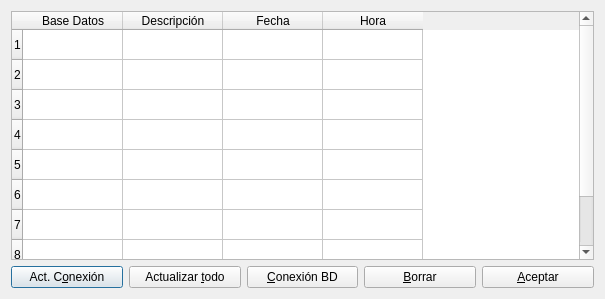
<?xml version="1.0" encoding="UTF-8"?>
<ui version="4.0">
 <class>consolidacion_sinc</class>
 <widget class="QDialog" name="consolidacion_sinc">
  <property name="geometry">
   <rect>
    <x>0</x>
    <y>0</y>
    <width>605</width>
    <height>299</height>
   </rect>
  </property>
  <property name="windowTitle">
   <string>Conexiones para consolidación</string>
  </property>
  <layout class="QVBoxLayout" name="verticalLayout">
   <item>
    <widget class="QTableWidget" name="conextableWidget">
     <property name="editTriggers">
      <set>QAbstractItemView::NoEditTriggers</set>
     </property>
     <row>
      <property name="text">
       <string>1</string>
      </property>
     </row>
     <row>
      <property name="text">
       <string>2</string>
      </property>
     </row>
     <row>
      <property name="text">
       <string>3</string>
      </property>
     </row>
     <row>
      <property name="text">
       <string>4</string>
      </property>
     </row>
     <row>
      <property name="text">
       <string>5</string>
      </property>
     </row>
     <row>
      <property name="text">
       <string>6</string>
      </property>
     </row>
     <row>
      <property name="text">
       <string>7</string>
      </property>
     </row>
     <row>
      <property name="text">
       <string>8</string>
      </property>
     </row>
     <row>
      <property name="text">
       <string>9</string>
      </property>
     </row>
     <column>
      <property name="text">
       <string>Base Datos</string>
      </property>
     </column>
     <column>
      <property name="text">
       <string>Descripción</string>
      </property>
     </column>
     <column>
      <property name="text">
       <string>Fecha</string>
      </property>
     </column>
     <column>
      <property name="text">
       <string>Hora</string>
      </property>
     </column>
    </widget>
   </item>
   <item>
    <layout class="QHBoxLayout" name="horizontalLayout">
     <item>
      <widget class="QPushButton" name="actualizar1pushButton">
       <property name="text">
        <string>Act. C&amp;onexión</string>
       </property>
       <property name="icon">
        <iconset resource="keme.qrc">
         <normaloff>:/iconos/graf/reload.png</normaloff>:/iconos/graf/reload.png</iconset>
       </property>
      </widget>
     </item>
     <item>
      <widget class="QPushButton" name="actualizarpushButton">
       <property name="text">
        <string>Actualizar &amp;todo</string>
       </property>
       <property name="icon">
        <iconset resource="keme.qrc">
         <normaloff>:/iconos/graf/reload2.png</normaloff>:/iconos/graf/reload2.png</iconset>
       </property>
      </widget>
     </item>
     <item>
      <widget class="QPushButton" name="conexionpushButton">
       <property name="text">
        <string>&amp;Conexión BD</string>
       </property>
       <property name="icon">
        <iconset resource="keme.qrc">
         <normaloff>:/iconos/graf/connect_no.png</normaloff>:/iconos/graf/connect_no.png</iconset>
       </property>
      </widget>
     </item>
     <item>
      <widget class="QPushButton" name="borrarpushButton">
       <property name="text">
        <string>&amp;Borrar</string>
       </property>
       <property name="icon">
        <iconset resource="keme.qrc">
         <normaloff>:/iconos/graf/borrar.png</normaloff>:/iconos/graf/borrar.png</iconset>
       </property>
      </widget>
     </item>
     <item>
      <widget class="QPushButton" name="aceptarpushButton">
       <property name="text">
        <string>&amp;Aceptar</string>
       </property>
       <property name="icon">
        <iconset resource="keme.qrc">
         <normaloff>:/iconos/graf/application-exit.png</normaloff>:/iconos/graf/application-exit.png</iconset>
       </property>
      </widget>
     </item>
    </layout>
   </item>
  </layout>
 </widget>
 <resources>
  <include location="keme.qrc"/>
 </resources>
 <connections/>
</ui>
